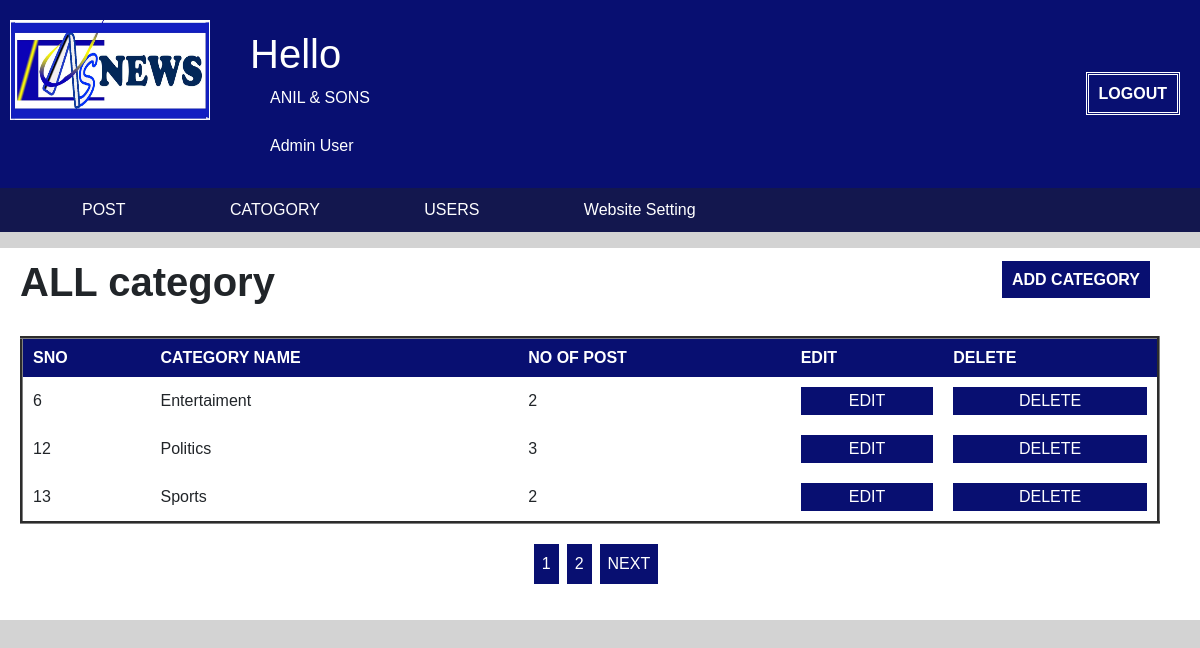
Screenshot of /admin/category.php (signed in) with the database file from the repository.
### tables this page shows
CREATE TABLE `setting` (
  `logo` varchar(50) NOT NULL,
  `footer` varchar(255) NOT NULL
);

CREATE TABLE `category` (
  `category_id` int(11) NOT NULL,
  `category_name` varchar(100) NOT NULL,
  `post` int(11) NOT NULL
);

### admin/category.php (the view, shortened to what this page needs)
<?php
	include "header.php";
?>
			<div class="sec_container">
				<div class="fleid_container">
						<div class="add"> <a href="add-category.php">ADD Category</a></div>
						<h1> ALL category </h1>
						<?php
							include "config.php";
							$limit = 3;
							if(isset($_GET['page'])){
								$page = $_GET['page'];
							}else{
								$page = 1;
							}
							$offset = ($page - 1) * $limit;
							$sql = "SELECT category.category_id,category.category_name, category.post,post.post_id FROM category
							LEFT JOIN post ON category.post = post_id
							LIMIT {$offset}, {$limit}";
							$result= mysqli_query($conn,$sql) or die("Connection Failed");
							if(mysqli_num_rows($result)){
						?>
					<table border="3px solid black" cellspacing="0px" cellpadding="0px">
						<thead>
							<tr>
								<td> SNO</td>
								<td> Category Name </td>
								<td> NO OF POST</td>
								<td> edit</td>
								<td> Delete</td>
							</tr>
						</thead>
						<tbody>
						<?php
								while($row=mysqli_fetch_assoc($result)){
						?>
							<tr>
								<td> <?php echo $row['category_id']; ?></td>
								<td> <?php echo $row['category_name']; ?></td>
								<td> <?php echo $row['post']; ?></td>
								<td>
									<a href="update-category.php?id=<?php echo $row['category_id']; ?>"> EDIT</a>
								</td>
								<td>
									<a href="delete-category.php?id=<?php echo $row['category_id']; ?>&pid=<?php echo $row['post']; ?>"> delete</a>
								</td>
								<?php
								}
								?>
						</tbody>
					</table>
					<?php
							}
					$sql1 = "SELECT * FROM category";
					$result1= mysqli_query($conn,$sql1) or die("Pagination Query Faied");
					if(mysqli_num_rows($result1)){
						$total_records = mysqli_num_rows($result1);
						$total_page = ceil($total_records / $limit);
						echo '<ul class="pagination">';
						for($i = 1; $i <= $total_page; $i++){
							if($i == $page){
								$active = "active";
							}else{
								$active = "";
							}
						echo '<li class="'.$active.'"><a href="category.php?page='.$i.'">'.$i.'</a></li>';
						}
						if($total_page > $page){
							echo '<li><a href="category.php?page=',($page + 1),'"> NEXT</a></li>';
						}
						echo '</ul>';
					}
					?>
				</div>
			</div>
		</div>
</body>
</html>

### admin/header.php (shortened to what this page needs)
<html>
<head>
	<link rel="stylesheet" href="../css/bootstrap.min.css" />
	<link rel="stylesheet" href="css\style.css">
</head>
<body>
		<div class ="main_container">
			<header>
			<?php
					include "config.php";
					$sql6 = "SELECT * FROM setting";
					$result6 = mysqli_query($conn,$sql6) or die("query failed");
					if(mysqli_num_rows($result6)){
					while($row6 = mysqli_fetch_assoc($result6)){
				?>
					<div class="logo"><img src="image\<?php echo $row6['logo'];?>"> </div>
						<?php
						}
					}
				?>
					<div class="imf"> <h1>Hello</h1>
										<span class ="hun"> <?php echo $_SESSION['usdis']; ?> </span><br><br>
										<span class ="hd"> <?php
													if($_SESSION["usrole"] == 0){
														echo "Normal User";
													}else{
														echo "Admin User";
													}
												?> </span>
					</div>
					<div class="logout"><a href="logout.php"> LOGOUT  </a></div>
			</header>
				<div class="menu-bar">
					<ul>
						<li><a href="post.php"> POST</a></li>
						<?php
							if($_SESSION["usrole"] == 1){
						?>
						<li><a href="category.php"> CATOGORY</a></li>
						<li><a href="users.php"> USERS</a></li>
						<li><a href="setting.php"> Website Setting </a></li>
						<?php
							}
						?>
					</ul>
				</div>

### admin/css/style.css (style rules this page uses)
* { padding:0; margin:0; font-family:arial; box-sizing:border-box; }
body { background:lightgrey; }
.main_container header { background:#080f71; display:flex; }
.main_container header .logo img { width:200px; height:100px; margin:20px 10px ; }
.main_container header .logout { margin-left:auto; align-self:center; margin-right:20px; }
.main_container header .logout a { color:white; text-decoration:none; font-weight:bold; border: 3px double white; padding:10px; }
.main_container header .imf { margin:30px; color: white; }
.main_container header .imf span.hun { margin-top:20px; padding:20px; text-transform:uppercase; }
.main_container header .imf span.hd { margin:20px; }
.main_container .menu-bar { background:#13174e; }
.main_container .menu-bar ul li { display:inline-block; padding:10px 30px; }
.main_container .menu-bar ul li a { color:white; text-decoration:none; padding:10px; margin:10px; }
.main_container .sec_container { background:white; overflow:auto; position:relative; }
.main_container .sec_container .fleid_container table { margin:20px; width:95%; }
.main_container .sec_container .fleid_container table td { padding:10px; }
.main_container .sec_container .fleid_container .add { position:absolute; right:30px; top:20px; }
.main_container .sec_container .fleid_container .add a { text-decoration:none; }
.main_container .sec_container .fleid_container h1 { padding:10px 20px; font-weight:bold; }
.main_container .sec_container .fleid_container .add a { background:#080f71; color:white; text-transform:uppercase; font-weight:bold; padding:10px; margin:20px; }
.main_container .sec_container .fleid_container table thead td { background:#080f71; color:white; text-transform:uppercase; font-weight:bold; padding-left:10px; }
.main_container .sec_container .fleid_container table tbody td a { background:#080f71; color:white; text-align:center; text-transform:uppercase; padding:5px; text-decoration:none; display:flex; justify-content:center; }
.main_container .pagination { display:flex; justify-content:center; }
.main_container .pagination a { display:block; padding:8px; margin-right:8px; background:#080f71; color:white; margin-bottom:20px; text-decoration:none; }

### rows the page displays
setting: logo (picture)
category: category_id "6", category_name "Entertaiment", post "2"
category: category_id "12", category_name "Politics", post "3"
category: category_id "13", category_name "Sports", post "2"

### other values shown
$_SESSION['usdis'] "ANIL & SONS"
